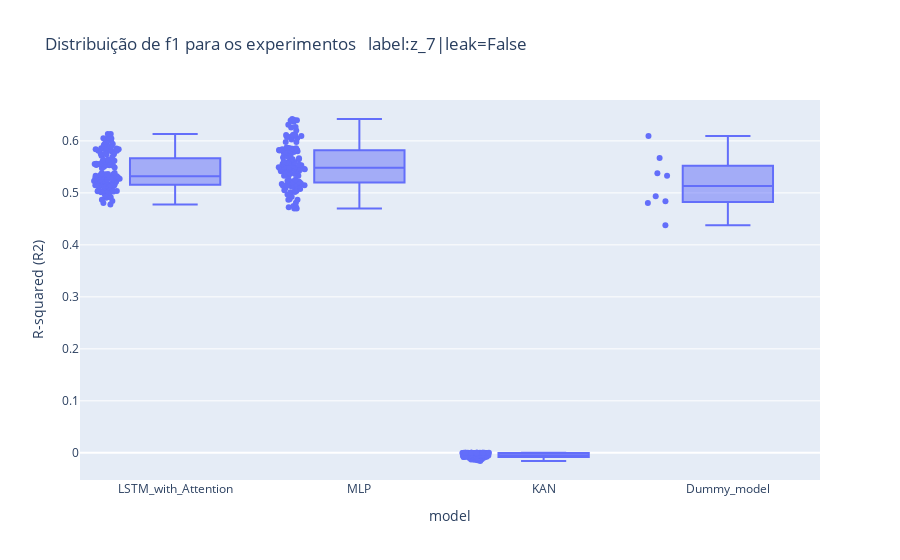
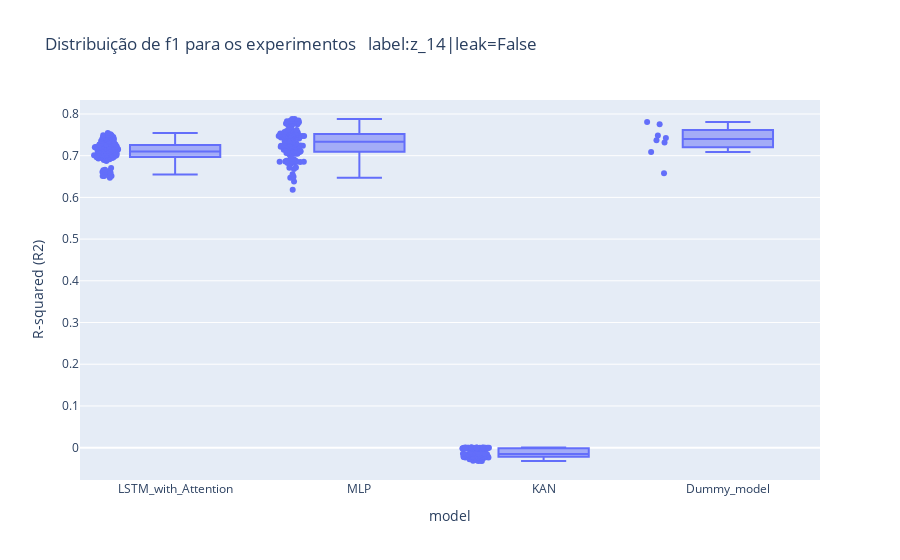
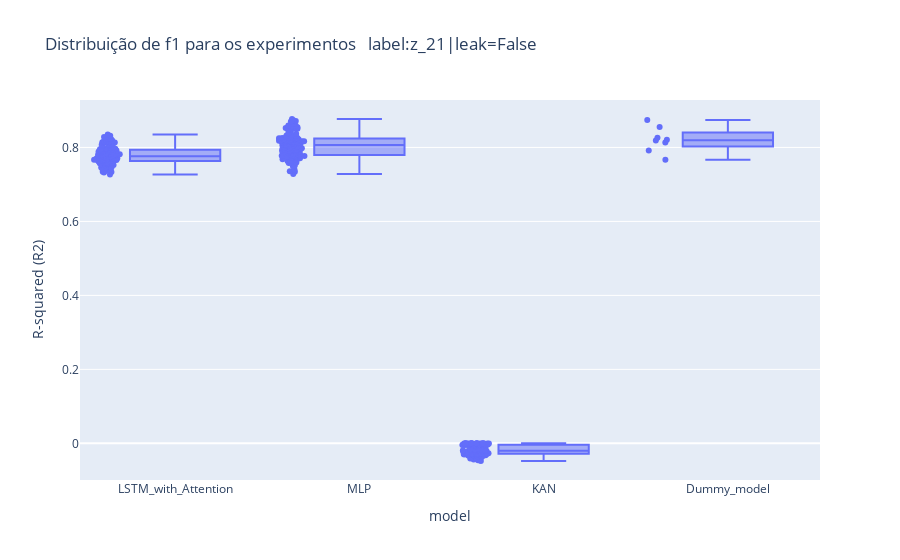

The notebook cell saved with these charts, in order:
### Code cell
for label in reg.label_col.unique():

    for leak in [False]:

        print(f"label: {label} - leak: {leak}")
        
        
        if 'meta' in label: label_formated = label.replace('meta', 'k')
        if 'diff_close_mean_z_score' in label: label_formated = label.replace('diff_close_mean_z_score', 'z')
        
        df_plt = reg[(reg.label_col == label) & (reg.leak == leak)]
        
        fig = px.box(
            df_plt, 
            x="model", 
            y="R-squared (R2)", 
            points="all",
            title = f'Distribuição de f1 para os experimentos \n label:{label_formated}|leak={leak}'
            )
        
        fig.write_image(PATH_REPORTS + f"/images/box_plot_exp_dist_label={label_formated}__leak={leak}_reg.png")
        # fig.update_traces(boxpoints=False) 
        fig.show()

### Figure 1 — Plotly figure (JSON) as saved in the notebook; plotly's stock layout.template omitted (floating-point values rounded to 4 significant figures; data arrays with more than 128 entries replaced by an {"elided": "..."} marker saying what was removed)
{"data": [{"alignmentgroup": "True", "boxpoints": "all", "hovertemplate": "model=%{x}<br>R-squared (R2)=%{y}<extra></extra>", "legendgroup": "", "marker": {"color": "#636efa"}, "name": "", "notched": false, "offsetgroup": "", "orientation": "v", "showlegend": false, "type": "box", "x": {"elided": "392 str values"}, "x0": " ", "xaxis": "x", "y": {"elided": "392 float values"}, "y0": " ", "yaxis": "y"}], "layout": {"boxmode": "group", "legend": {"tracegroupgap": 0}, "title": {"text": "Distribuição de f1 para os experimentos \n label:z_7|leak=False"}, "xaxis": {"anchor": "y", "domain": [0, 1], "title": {"text": "model"}}, "yaxis": {"anchor": "x", "domain": [0, 1], "title": {"text": "R-squared (R2)"}}}}

### Figure 2 — Plotly figure (JSON) as saved in the notebook; plotly's stock layout.template omitted (floating-point values rounded to 4 significant figures; data arrays with more than 128 entries replaced by an {"elided": "..."} marker saying what was removed)
{"data": [{"alignmentgroup": "True", "boxpoints": "all", "hovertemplate": "model=%{x}<br>R-squared (R2)=%{y}<extra></extra>", "legendgroup": "", "marker": {"color": "#636efa"}, "name": "", "notched": false, "offsetgroup": "", "orientation": "v", "showlegend": false, "type": "box", "x": {"elided": "392 str values"}, "x0": " ", "xaxis": "x", "y": {"elided": "392 float values"}, "y0": " ", "yaxis": "y"}], "layout": {"boxmode": "group", "legend": {"tracegroupgap": 0}, "title": {"text": "Distribuição de f1 para os experimentos \n label:z_14|leak=False"}, "xaxis": {"anchor": "y", "domain": [0, 1], "title": {"text": "model"}}, "yaxis": {"anchor": "x", "domain": [0, 1], "title": {"text": "R-squared (R2)"}}}}

### Figure 3 — Plotly figure (JSON) as saved in the notebook; plotly's stock layout.template omitted (floating-point values rounded to 4 significant figures; data arrays with more than 128 entries replaced by an {"elided": "..."} marker saying what was removed)
{"data": [{"alignmentgroup": "True", "boxpoints": "all", "hovertemplate": "model=%{x}<br>R-squared (R2)=%{y}<extra></extra>", "legendgroup": "", "marker": {"color": "#636efa"}, "name": "", "notched": false, "offsetgroup": "", "orientation": "v", "showlegend": false, "type": "box", "x": {"elided": "392 str values"}, "x0": " ", "xaxis": "x", "y": {"elided": "392 float values"}, "y0": " ", "yaxis": "y"}], "layout": {"boxmode": "group", "legend": {"tracegroupgap": 0}, "title": {"text": "Distribuição de f1 para os experimentos \n label:z_21|leak=False"}, "xaxis": {"anchor": "y", "domain": [0, 1], "title": {"text": "model"}}, "yaxis": {"anchor": "x", "domain": [0, 1], "title": {"text": "R-squared (R2)"}}}}
